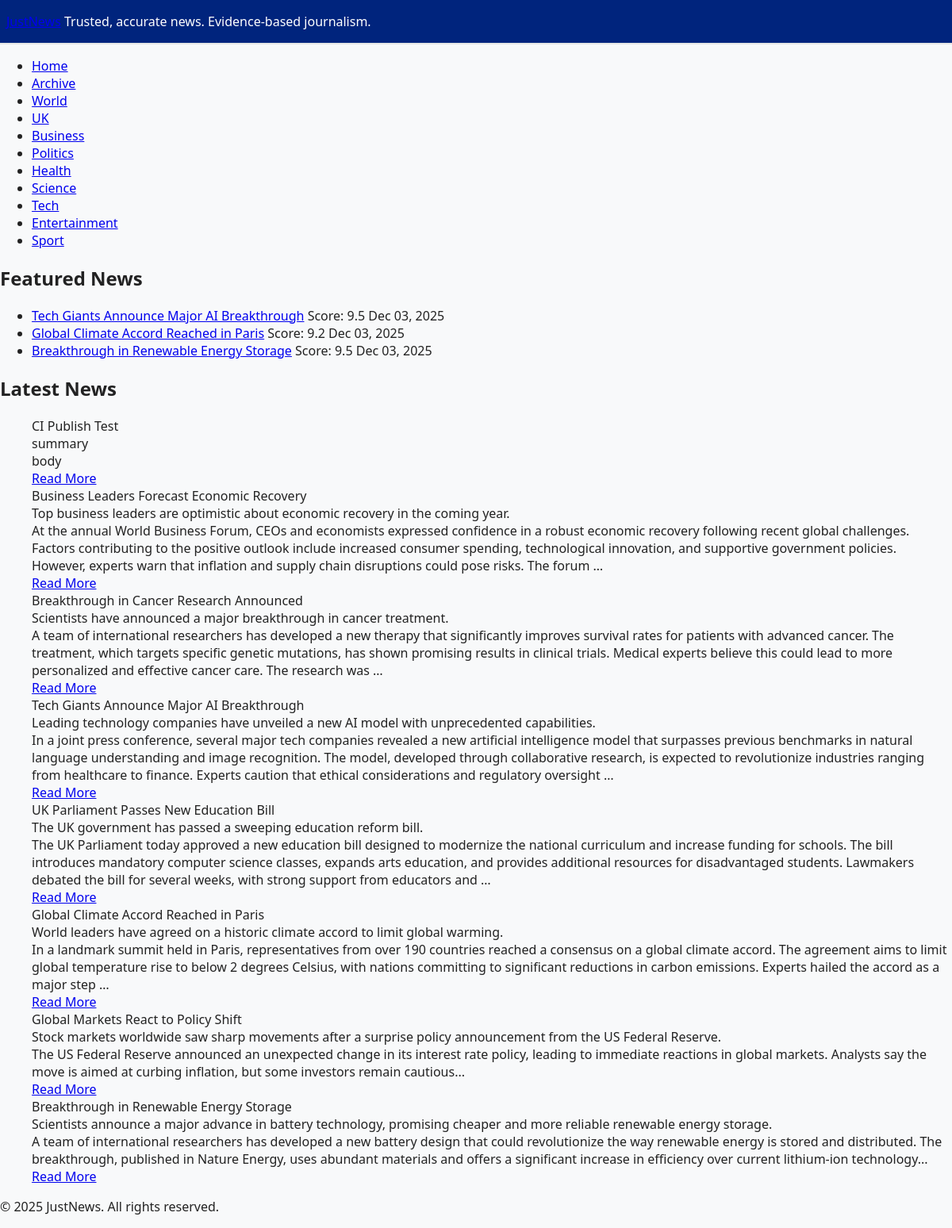
The page / on the database its author committed.
### news/models.py (models this page shows, shortened)
class Article(models.Model):
    title = models.CharField(max_length=200)
    slug = models.SlugField(unique=True)
    summary = models.TextField()
    body = models.TextField()
    published_at = models.DateTimeField(auto_now_add=True)
    updated_at = models.DateTimeField(auto_now=True)
    author = models.CharField(max_length=100)
    score = models.FloatField(help_text="Editorial score (accuracy, trust)")
    evidence = models.TextField(help_text="Supporting evidence, sources, fact-checks")
    is_featured = models.BooleanField(default=False)
    CATEGORY_CHOICES = [
        ("world", "World"),
        ("uk", "UK"),
        ("business", "Business"),
        ("politics", "Politics"),
        ("health", "Health"),
        ("science", "Science"),
        ("technology", "Tech"),
        ("entertainment", "Entertainment"),
        ("sport", "Sport"),
    ]
    category = models.CharField(
        max_length=20, choices=CATEGORY_CHOICES, default="world"
    )
    class Meta:
        ordering = ["-published_at"]

### news/views.py (the view)
# urls.py: 2. Add a URL to urlpatterns:  path('', views.home, name='home')
def home(request):
    featured = Article.objects.filter(is_featured=True).order_by("-published_at")[:5]
    latest = Article.objects.order_by("-published_at")[:10]
    return render(
        request,
        "news/home.html",
        {
            "featured": featured,
            "latest": latest,
        },
    )

### news/templates/news/home.html (shortened to what this page needs)
{% extends "news/base.html" %}
{% block content %}
<section class="featured">
    <h2>Featured News</h2>
    <ul>
        {% for article in featured %}
        <li>
            <a href="{% url 'article_detail' article.slug %}">{{ article.title }}</a>
            <span class="score">Score: {{ article.score }}</span>
            <span class="date">{{ article.published_at|date:"M d, Y" }}</span>
        </li>
        {% empty %}
        <li>No featured articles available.</li>
        {% endfor %}
    </ul>
</section>
<section class="latest">
    <h2>Latest News</h2>
    <ul>
        {% for article in latest %}
        <div class="card">
            <div class="card-title">{{ article.title }}</div>
            <div class="card-summary">{{ article.summary }}</div>
            <div>{{ article.body|truncatewords:50 }}</div>
            <div class="card-footer">
                <a href="{% url 'article_detail' article.slug %}" class="button">Read More</a>
            </div>
        </div>
        {% empty %}
        <div class="card">
            <div class="card-title">No recent articles.</div>
        </div>
        {% endfor %}
    </ul>
</section>
{% endblock %}

### news/templates/news/base.html (shortened to what this page needs)
{% load static %}
<!DOCTYPE html>
<html lang="en">
<head>
    <link href="{% static 'css/style.css' %}" rel="stylesheet">
</head>
<body>
    <header class="bbc-banner">
        <div class="bbc-banner-content">
            <a href="/" class="bbc-logo">JustNews</a>
            <span class="bbc-tagline">Trusted, accurate news. Evidence-based journalism.</span>
        </div>
    </header>
    <nav class="bbc-navbar">
        <ul class="bbc-nav-links">
            <li><a href="/">Home</a></li>
            <li><a href="/archive/">Archive</a></li>
            <li><a href="/world/">World</a></li>
            <li><a href="/uk/">UK</a></li>
            <li><a href="/business/">Business</a></li>
            <li><a href="/politics/">Politics</a></li>
            <li><a href="/health/">Health</a></li>
            <li><a href="/science/">Science</a></li>
            <li><a href="/technology/">Tech</a></li>
            <li><a href="/entertainment/">Entertainment</a></li>
            <li><a href="/sport/">Sport</a></li>
        </ul>
    </nav>
    <main class="container">
        {% block content %}{% endblock %}
    </main>
    <footer class="footer">
        <div class="container">
            <p>&copy; 2025 JustNews. All rights reserved.</p>
        </div>
    </footer>
</body>
</html>

### static/css/style.css (style rules this page uses)
body { font-family: "Segoe UI", "Arial", sans-serif; background: #f8f9fa; color: #222; margin: 0; padding: 0; }
header { background: #00247d; color: #fff; padding: 1em 0.5em; border-bottom: 2px solid #e5e5e5; }

### rows shown on the page
Article: title "Tech Giants Announce Major AI Breakthrough", score "9.5", published_at "Dec 03, 2025", summary "Leading technology companies have unveiled a new AI model with unprecedented capabilities.", body "In a joint press conference, several major tech companies revealed a new artificial intelligence model that surpasses previous benchmarks in natural language understanding and image recognition. The model, developed through collaborative research, is expected to revolutionize industries ranging from healthcare to finance. Experts caution that ethical considerations and regulatory oversight …"
Article: title "Global Climate Accord Reached in Paris", score "9.2", published_at "Dec 03, 2025", summary "World leaders have agreed on a historic climate accord to limit global warming.", body "In a landmark summit held in Paris, representatives from over 190 countries reached a consensus on a global climate accord. The agreement aims to limit global temperature rise to below 2 degrees Celsius, with nations committing to significant reductions in carbon emissions. Experts hailed the accord as a major step …"
Article: title "Breakthrough in Renewable Energy Storage", score "9.5", published_at "Dec 03, 2025", summary "Scientists announce a major advance in battery technology, promising cheaper and more reliable renewable energy storage.", body "A team of international researchers has developed a new battery design that could revolutionize the way renewable energy is stored and distributed. The breakthrough, published in Nature Energy, uses abundant materials and offers a significant increase in efficiency over current lithium-ion technology..."
Article: title "CI Publish Test", summary "summary", body "body"
Article: title "Business Leaders Forecast Economic Recovery", summary "Top business leaders are optimistic about economic recovery in the coming year.", body "At the annual World Business Forum, CEOs and economists expressed confidence in a robust economic recovery following recent global challenges. Factors contributing to the positive outlook include increased consumer spending, technological innovation, and supportive government policies. However, experts warn that inflation and supply chain disruptions could pose risks. The forum …"
Article: title "Breakthrough in Cancer Research Announced", summary "Scientists have announced a major breakthrough in cancer treatment.", body "A team of international researchers has developed a new therapy that significantly improves survival rates for patients with advanced cancer. The treatment, which targets specific genetic mutations, has shown promising results in clinical trials. Medical experts believe this could lead to more personalized and effective cancer care. The research was …"
Article: title "UK Parliament Passes New Education Bill", summary "The UK government has passed a sweeping education reform bill.", body "The UK Parliament today approved a new education bill designed to modernize the national curriculum and increase funding for schools. The bill introduces mandatory computer science classes, expands arts education, and provides additional resources for disadvantaged students. Lawmakers debated the bill for several weeks, with strong support from educators and …"
Article: title "Global Markets React to Policy Shift", summary "Stock markets worldwide saw sharp movements after a surprise policy announcement from the US Federal Reserve.", body "The US Federal Reserve announced an unexpected change in its interest rate policy, leading to immediate reactions in global markets. Analysts say the move is aimed at curbing inflation, but some investors remain cautious..."
